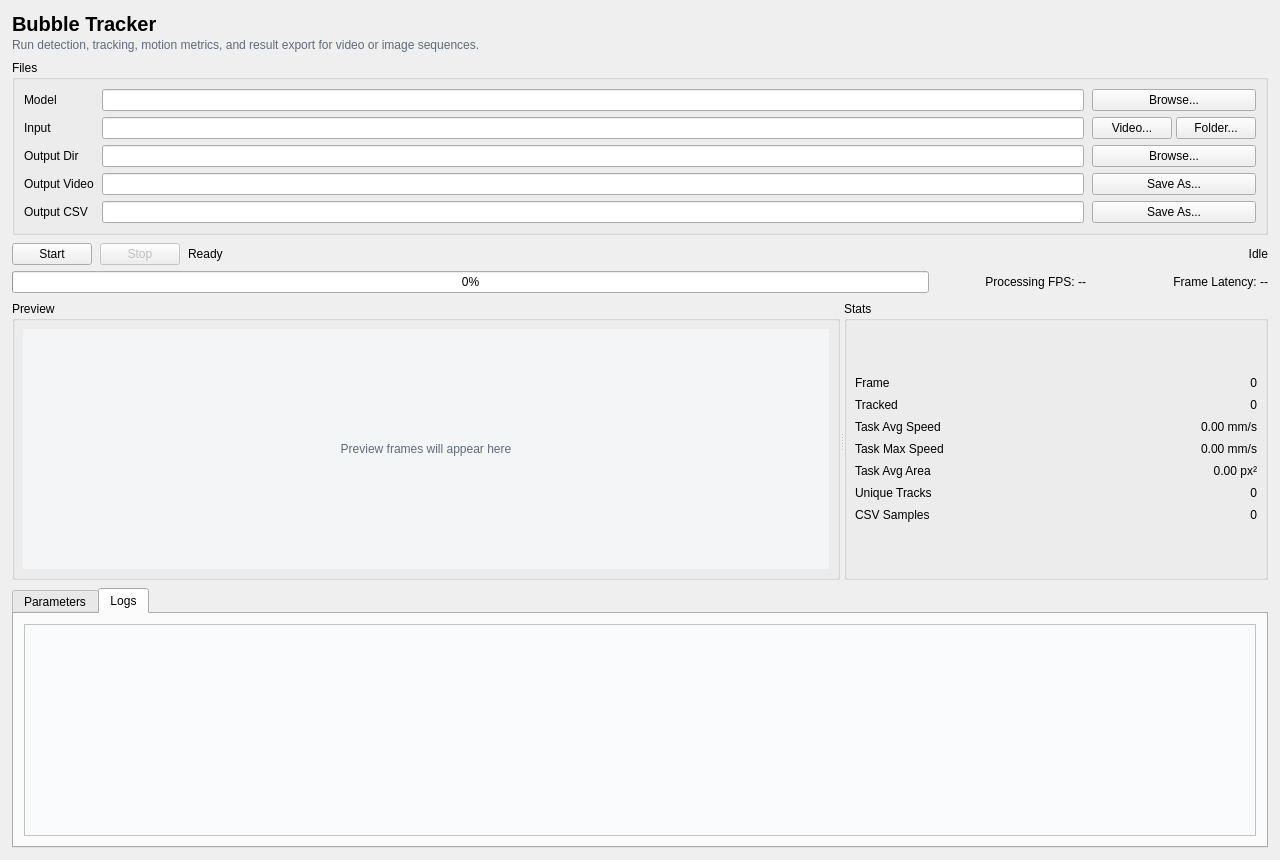
<?xml version="1.0" encoding="UTF-8"?>
<ui version="4.0">
 <class>MainWindow</class>
 <widget class="QMainWindow" name="MainWindow">
  <property name="geometry">
   <rect>
    <x>0</x>
    <y>0</y>
    <width>1280</width>
    <height>860</height>
   </rect>
  </property>
  <property name="minimumSize">
   <size>
    <width>1120</width>
    <height>760</height>
   </size>
  </property>
  <property name="windowTitle">
   <string>Bubble Tracker UI</string>
  </property>
  <widget class="QWidget" name="centralwidget">
   <layout class="QVBoxLayout" name="verticalLayout">
    <property name="spacing">
     <number>8</number>
    </property>
    <property name="leftMargin">
     <number>12</number>
    </property>
    <property name="topMargin">
     <number>12</number>
    </property>
    <property name="rightMargin">
     <number>12</number>
    </property>
    <property name="bottomMargin">
     <number>12</number>
    </property>
    <item>
     <layout class="QVBoxLayout" name="headerLayout">
      <property name="spacing">
       <number>2</number>
      </property>
      <item>
       <widget class="QLabel" name="headerTitle">
        <property name="styleSheet">
         <string notr="true">font-size: 15pt; font-weight: bold;</string>
        </property>
        <property name="text">
         <string>Bubble Tracker</string>
        </property>
       </widget>
      </item>
      <item>
       <widget class="QLabel" name="headerHint">
        <property name="styleSheet">
         <string notr="true">color: #5f6b7a;</string>
        </property>
        <property name="text">
         <string>Run detection, tracking, motion metrics, and result export for video or image sequences.</string>
        </property>
       </widget>
      </item>
     </layout>
    </item>
    <item>
     <widget class="QGroupBox" name="filesGroup">
      <property name="title">
       <string>Files</string>
      </property>
      <layout class="QGridLayout" name="filesGrid">
       <property name="horizontalSpacing">
        <number>8</number>
       </property>
       <property name="verticalSpacing">
        <number>6</number>
       </property>
       <item row="0" column="0">
        <widget class="QLabel" name="modelLabel">
         <property name="text">
          <string>Model</string>
         </property>
         <property name="buddy">
          <cstring>modelEdit</cstring>
         </property>
        </widget>
       </item>
       <item row="0" column="1">
        <widget class="QLineEdit" name="modelEdit"/>
       </item>
       <item row="0" column="2">
        <widget class="QPushButton" name="modelBrowseBtn">
         <property name="text">
          <string>Browse...</string>
         </property>
        </widget>
       </item>
       <item row="1" column="0">
        <widget class="QLabel" name="inputLabel">
         <property name="text">
          <string>Input</string>
         </property>
         <property name="buddy">
          <cstring>inputEdit</cstring>
         </property>
        </widget>
       </item>
       <item row="1" column="1">
        <widget class="QLineEdit" name="inputEdit"/>
       </item>
       <item row="1" column="2">
        <layout class="QHBoxLayout" name="inputButtonsLayout">
         <property name="spacing">
          <number>4</number>
         </property>
         <item>
          <widget class="QPushButton" name="inputFileBtn">
           <property name="text">
            <string>Video...</string>
           </property>
          </widget>
         </item>
         <item>
          <widget class="QPushButton" name="inputFolderBtn">
           <property name="text">
            <string>Folder...</string>
           </property>
          </widget>
         </item>
        </layout>
       </item>
       <item row="2" column="0">
        <widget class="QLabel" name="outputDirLabel">
         <property name="text">
          <string>Output Dir</string>
         </property>
         <property name="buddy">
          <cstring>outputDirEdit</cstring>
         </property>
        </widget>
       </item>
       <item row="2" column="1">
        <widget class="QLineEdit" name="outputDirEdit"/>
       </item>
       <item row="2" column="2">
        <widget class="QPushButton" name="outputDirBrowseBtn">
         <property name="text">
          <string>Browse...</string>
         </property>
        </widget>
       </item>
       <item row="3" column="0">
        <widget class="QLabel" name="outputVideoLabel">
         <property name="text">
          <string>Output Video</string>
         </property>
         <property name="buddy">
          <cstring>outputVideoEdit</cstring>
         </property>
        </widget>
       </item>
       <item row="3" column="1">
        <widget class="QLineEdit" name="outputVideoEdit"/>
       </item>
       <item row="3" column="2">
        <widget class="QPushButton" name="outputVideoSaveBtn">
         <property name="text">
          <string>Save As...</string>
         </property>
        </widget>
       </item>
       <item row="4" column="0">
        <widget class="QLabel" name="outputCsvLabel">
         <property name="text">
          <string>Output CSV</string>
         </property>
         <property name="buddy">
          <cstring>outputCsvEdit</cstring>
         </property>
        </widget>
       </item>
       <item row="4" column="1">
        <widget class="QLineEdit" name="outputCsvEdit"/>
       </item>
       <item row="4" column="2">
        <widget class="QPushButton" name="outputCsvSaveBtn">
         <property name="text">
          <string>Save As...</string>
         </property>
        </widget>
       </item>
      </layout>
     </widget>
    </item>
    <item>
     <layout class="QVBoxLayout" name="actionLayout">
      <property name="spacing">
       <number>6</number>
      </property>
      <item>
       <layout class="QHBoxLayout" name="actionRowLayout">
        <property name="spacing">
         <number>8</number>
        </property>
        <item>
         <widget class="QPushButton" name="startBtn">
          <property name="text">
           <string>Start</string>
          </property>
         </widget>
        </item>
        <item>
         <widget class="QPushButton" name="stopBtn">
          <property name="enabled">
           <bool>false</bool>
          </property>
          <property name="text">
           <string>Stop</string>
          </property>
         </widget>
        </item>
        <item>
         <widget class="QLabel" name="statusLabel">
          <property name="text">
           <string>Ready</string>
          </property>
         </widget>
        </item>
        <item>
         <spacer name="actionSpacer">
          <property name="orientation">
           <enum>Qt::Orientation::Horizontal</enum>
          </property>
          <property name="sizeHint" stdset="0">
           <size>
            <width>40</width>
            <height>20</height>
           </size>
          </property>
         </spacer>
        </item>
        <item>
         <widget class="QLabel" name="progressLabel">
          <property name="text">
           <string>Idle</string>
          </property>
          <property name="alignment">
           <set>Qt::AlignmentFlag::AlignRight|Qt::AlignmentFlag::AlignTrailing|Qt::AlignmentFlag::AlignVCenter</set>
          </property>
         </widget>
        </item>
       </layout>
      </item>
      <item>
       <layout class="QHBoxLayout" name="progressLayout">
        <property name="spacing">
         <number>12</number>
        </property>
        <item>
         <widget class="QProgressBar" name="progressBar">
          <property name="value">
           <number>0</number>
          </property>
         </widget>
        </item>
        <item>
         <widget class="QLabel" name="processingFpsLabel">
          <property name="minimumSize">
           <size>
            <width>145</width>
            <height>0</height>
           </size>
          </property>
          <property name="text">
           <string>Processing FPS: --</string>
          </property>
          <property name="alignment">
           <set>Qt::AlignmentFlag::AlignRight|Qt::AlignmentFlag::AlignTrailing|Qt::AlignmentFlag::AlignVCenter</set>
          </property>
         </widget>
        </item>
        <item>
         <widget class="QLabel" name="frameLatencyLabel">
          <property name="minimumSize">
           <size>
            <width>170</width>
            <height>0</height>
           </size>
          </property>
          <property name="text">
           <string>Frame Latency: --</string>
          </property>
          <property name="alignment">
           <set>Qt::AlignmentFlag::AlignRight|Qt::AlignmentFlag::AlignTrailing|Qt::AlignmentFlag::AlignVCenter</set>
          </property>
         </widget>
        </item>
       </layout>
      </item>
     </layout>
    </item>
    <item>
     <widget class="QSplitter" name="centerSplitter">
      <property name="orientation">
       <enum>Qt::Orientation::Horizontal</enum>
      </property>
      <property name="childrenCollapsible">
       <bool>false</bool>
      </property>
      <widget class="QGroupBox" name="previewGroup">
       <property name="title">
        <string>Preview</string>
       </property>
       <layout class="QVBoxLayout" name="previewLayout">
        <property name="leftMargin">
         <number>8</number>
        </property>
        <property name="topMargin">
         <number>8</number>
        </property>
        <property name="rightMargin">
         <number>8</number>
        </property>
        <property name="bottomMargin">
         <number>8</number>
        </property>
        <item>
         <widget class="QLabel" name="previewLabel">
          <property name="minimumSize">
           <size>
            <width>320</width>
            <height>240</height>
           </size>
          </property>
          <property name="styleSheet">
           <string notr="true">background-color: #f3f5f7; color: #5f6b7a;</string>
          </property>
          <property name="text">
           <string>Preview frames will appear here</string>
          </property>
          <property name="scaledContents">
           <bool>false</bool>
          </property>
          <property name="alignment">
           <set>Qt::AlignmentFlag::AlignCenter</set>
          </property>
         </widget>
        </item>
       </layout>
      </widget>
      <widget class="QGroupBox" name="statsGroup">
       <property name="title">
        <string>Stats</string>
       </property>
       <layout class="QFormLayout" name="statsForm">
        <property name="labelAlignment">
         <set>Qt::AlignmentFlag::AlignLeading|Qt::AlignmentFlag::AlignLeft|Qt::AlignmentFlag::AlignVCenter</set>
        </property>
        <property name="formAlignment">
         <set>Qt::AlignmentFlag::AlignRight|Qt::AlignmentFlag::AlignTrailing|Qt::AlignmentFlag::AlignVCenter</set>
        </property>
        <property name="horizontalSpacing">
         <number>8</number>
        </property>
        <property name="verticalSpacing">
         <number>8</number>
        </property>
        <property name="leftMargin">
         <number>8</number>
        </property>
        <property name="topMargin">
         <number>8</number>
        </property>
        <property name="rightMargin">
         <number>8</number>
        </property>
        <property name="bottomMargin">
         <number>8</number>
        </property>
        <item row="0" column="0">
         <widget class="QLabel" name="frameLabel">
          <property name="text">
           <string>Frame</string>
          </property>
         </widget>
        </item>
        <item row="0" column="1">
         <widget class="QLabel" name="frameValue">
          <property name="text">
           <string>0</string>
          </property>
          <property name="alignment">
           <set>Qt::AlignmentFlag::AlignRight|Qt::AlignmentFlag::AlignTrailing|Qt::AlignmentFlag::AlignVCenter</set>
          </property>
         </widget>
        </item>
        <item row="1" column="0">
         <widget class="QLabel" name="trackedLabel">
          <property name="text">
           <string>Tracked</string>
          </property>
         </widget>
        </item>
        <item row="1" column="1">
         <widget class="QLabel" name="trackedValue">
          <property name="text">
           <string>0</string>
          </property>
          <property name="alignment">
           <set>Qt::AlignmentFlag::AlignRight|Qt::AlignmentFlag::AlignTrailing|Qt::AlignmentFlag::AlignVCenter</set>
          </property>
         </widget>
        </item>
        <item row="2" column="0">
         <widget class="QLabel" name="avgSpeedLabel">
          <property name="text">
           <string>Task Avg Speed</string>
          </property>
         </widget>
        </item>
        <item row="2" column="1">
         <widget class="QLabel" name="avgSpeedValue">
          <property name="text">
           <string>0.00 mm/s</string>
          </property>
          <property name="alignment">
           <set>Qt::AlignmentFlag::AlignRight|Qt::AlignmentFlag::AlignTrailing|Qt::AlignmentFlag::AlignVCenter</set>
          </property>
         </widget>
        </item>
        <item row="3" column="0">
         <widget class="QLabel" name="maxSpeedLabel">
          <property name="text">
           <string>Task Max Speed</string>
          </property>
         </widget>
        </item>
        <item row="3" column="1">
         <widget class="QLabel" name="maxSpeedValue">
          <property name="text">
           <string>0.00 mm/s</string>
          </property>
          <property name="alignment">
           <set>Qt::AlignmentFlag::AlignRight|Qt::AlignmentFlag::AlignTrailing|Qt::AlignmentFlag::AlignVCenter</set>
          </property>
         </widget>
        </item>
        <item row="4" column="0">
         <widget class="QLabel" name="avgAreaLabel">
          <property name="text">
           <string>Task Avg Area</string>
          </property>
         </widget>
        </item>
        <item row="4" column="1">
         <widget class="QLabel" name="avgAreaValue">
          <property name="text">
           <string>0.00 px²</string>
          </property>
          <property name="alignment">
           <set>Qt::AlignmentFlag::AlignRight|Qt::AlignmentFlag::AlignTrailing|Qt::AlignmentFlag::AlignVCenter</set>
          </property>
         </widget>
        </item>
        <item row="5" column="0">
         <widget class="QLabel" name="uniqueTracksLabel">
          <property name="text">
           <string>Unique Tracks</string>
          </property>
         </widget>
        </item>
        <item row="5" column="1">
         <widget class="QLabel" name="uniqueTracksValue">
          <property name="text">
           <string>0</string>
          </property>
          <property name="alignment">
           <set>Qt::AlignmentFlag::AlignRight|Qt::AlignmentFlag::AlignTrailing|Qt::AlignmentFlag::AlignVCenter</set>
          </property>
         </widget>
        </item>
        <item row="6" column="0">
         <widget class="QLabel" name="csvSamplesLabel">
          <property name="text">
           <string>CSV Samples</string>
          </property>
         </widget>
        </item>
        <item row="6" column="1">
         <widget class="QLabel" name="csvSamplesValue">
          <property name="text">
           <string>0</string>
          </property>
          <property name="alignment">
           <set>Qt::AlignmentFlag::AlignRight|Qt::AlignmentFlag::AlignTrailing|Qt::AlignmentFlag::AlignVCenter</set>
          </property>
         </widget>
        </item>
       </layout>
      </widget>
     </widget>
    </item>
    <item>
     <widget class="QTabWidget" name="tabWidget">
      <property name="currentIndex">
       <number>1</number>
      </property>
      <widget class="QWidget" name="paramsTab">
       <attribute name="title">
        <string>Parameters</string>
       </attribute>
       <layout class="QVBoxLayout" name="paramsTabLayout">
        <property name="leftMargin">
         <number>0</number>
        </property>
        <property name="topMargin">
         <number>0</number>
        </property>
        <property name="rightMargin">
         <number>0</number>
        </property>
        <property name="bottomMargin">
         <number>0</number>
        </property>
        <item>
         <widget class="QScrollArea" name="paramsScrollArea">
          <property name="frameShape">
           <enum>QFrame::Shape::NoFrame</enum>
          </property>
          <property name="widgetResizable">
           <bool>true</bool>
          </property>
          <widget class="QWidget" name="paramsScrollWidget">
           <property name="geometry">
            <rect>
             <x>0</x>
             <y>0</y>
             <width>1238</width>
             <height>372</height>
            </rect>
           </property>
           <layout class="QHBoxLayout" name="paramsColumnsLayout">
            <property name="spacing">
             <number>12</number>
            </property>
            <property name="leftMargin">
             <number>10</number>
            </property>
            <property name="topMargin">
             <number>10</number>
            </property>
            <property name="rightMargin">
             <number>10</number>
            </property>
            <property name="bottomMargin">
             <number>10</number>
            </property>
            <item>
             <widget class="QGroupBox" name="detectionGroup">
              <property name="title">
               <string>Detection</string>
              </property>
              <layout class="QFormLayout" name="detectionForm">
               <property name="labelAlignment">
                <set>Qt::AlignmentFlag::AlignLeading|Qt::AlignmentFlag::AlignLeft|Qt::AlignmentFlag::AlignVCenter</set>
               </property>
               <property name="horizontalSpacing">
                <number>10</number>
               </property>
               <property name="verticalSpacing">
                <number>8</number>
               </property>
               <item row="0" column="0">
                <widget class="QLabel" name="trackerLabel">
                 <property name="text">
                  <string>Tracker</string>
                 </property>
                 <property name="buddy">
                  <cstring>trackerCombo</cstring>
                 </property>
                </widget>
               </item>
               <item row="0" column="1">
                <widget class="QComboBox" name="trackerCombo">
                 <property name="sizePolicy">
                  <sizepolicy hsizetype="Expanding" vsizetype="Fixed">
                   <horstretch>0</horstretch>
                   <verstretch>0</verstretch>
                  </sizepolicy>
                 </property>
                 <item>
                  <property name="text">
                   <string>botsort</string>
                  </property>
                 </item>
                 <item>
                  <property name="text">
                   <string>bytetrack</string>
                  </property>
                 </item>
                </widget>
               </item>
               <item row="1" column="0">
                <widget class="QLabel" name="deviceLabel">
                 <property name="text">
                  <string>Device</string>
                 </property>
                 <property name="buddy">
                  <cstring>deviceCombo</cstring>
                 </property>
                </widget>
               </item>
               <item row="1" column="1">
                <widget class="QComboBox" name="deviceCombo">
                 <property name="sizePolicy">
                  <sizepolicy hsizetype="Expanding" vsizetype="Fixed">
                   <horstretch>0</horstretch>
                   <verstretch>0</verstretch>
                  </sizepolicy>
                 </property>
                 <item>
                  <property name="text">
                   <string>auto</string>
                  </property>
                 </item>
                 <item>
                  <property name="text">
                   <string>cpu</string>
                  </property>
                 </item>
                 <item>
                  <property name="text">
                   <string>cuda:0</string>
                  </property>
                 </item>
                </widget>
               </item>
               <item row="2" column="0">
                <widget class="QLabel" name="confidenceLabel">
                 <property name="text">
                  <string>Confidence</string>
                 </property>
                 <property name="buddy">
                  <cstring>confidenceSpin</cstring>
                 </property>
                </widget>
               </item>
               <item row="2" column="1">
                <widget class="QDoubleSpinBox" name="confidenceSpin">
                 <property name="decimals">
                  <number>2</number>
                 </property>
                 <property name="minimum">
                  <double>0.010000000000000</double>
                 </property>
                 <property name="maximum">
                  <double>1.000000000000000</double>
                 </property>
                 <property name="singleStep">
                  <double>0.050000000000000</double>
                 </property>
                 <property name="value">
                  <double>0.100000000000000</double>
                 </property>
                </widget>
               </item>
               <item row="3" column="0">
                <widget class="QLabel" name="nmsIouLabel">
                 <property name="text">
                  <string>NMS IoU</string>
                 </property>
                 <property name="buddy">
                  <cstring>nmsIouSpin</cstring>
                 </property>
                </widget>
               </item>
               <item row="3" column="1">
                <widget class="QDoubleSpinBox" name="nmsIouSpin">
                 <property name="decimals">
                  <number>2</number>
                 </property>
                 <property name="minimum">
                  <double>0.010000000000000</double>
                 </property>
                 <property name="maximum">
                  <double>1.000000000000000</double>
                 </property>
                 <property name="singleStep">
                  <double>0.050000000000000</double>
                 </property>
                 <property name="value">
                  <double>0.450000000000000</double>
                 </property>
                </widget>
               </item>
               <item row="4" column="0">
                <widget class="QLabel" name="maskMatchIouLabel">
                 <property name="text">
                  <string>Mask Match IoU</string>
                 </property>
                 <property name="buddy">
                  <cstring>maskMatchIouSpin</cstring>
                 </property>
                </widget>
               </item>
               <item row="4" column="1">
                <widget class="QDoubleSpinBox" name="maskMatchIouSpin">
                 <property name="decimals">
                  <number>2</number>
                 </property>
                 <property name="minimum">
                  <double>0.010000000000000</double>
                 </property>
                 <property name="maximum">
                  <double>1.000000000000000</double>
                 </property>
                 <property name="singleStep">
                  <double>0.050000000000000</double>
                 </property>
                 <property name="value">
                  <double>0.100000000000000</double>
                 </property>
                </widget>
               </item>
               <item row="5" column="0">
                <widget class="QLabel" name="matchThreshLabel">
                 <property name="text">
                  <string>Match Thresh</string>
                 </property>
                 <property name="buddy">
                  <cstring>matchThreshSpin</cstring>
                 </property>
                </widget>
               </item>
               <item row="5" column="1">
                <widget class="QDoubleSpinBox" name="matchThreshSpin">
                 <property name="decimals">
                  <number>2</number>
                 </property>
                 <property name="minimum">
                  <double>0.010000000000000</double>
                 </property>
                 <property name="maximum">
                  <double>1.000000000000000</double>
                 </property>
                 <property name="singleStep">
                  <double>0.050000000000000</double>
                 </property>
                 <property name="value">
                  <double>0.800000000000000</double>
                 </property>
                </widget>
               </item>
               <item row="6" column="0">
                <widget class="QLabel" name="inputWidthLabel">
                 <property name="text">
                  <string>Input Width</string>
                 </property>
                 <property name="buddy">
                  <cstring>inputWidthSpin</cstring>
                 </property>
                </widget>
               </item>
               <item row="6" column="1">
                <widget class="QSpinBox" name="inputWidthSpin">
                 <property name="minimum">
                  <number>32</number>
                 </property>
                 <property name="maximum">
                  <number>4096</number>
                 </property>
                 <property name="singleStep">
                  <number>32</number>
                 </property>
                 <property name="value">
                  <number>640</number>
                 </property>
                </widget>
               </item>
               <item row="7" column="0">
                <widget class="QLabel" name="inputHeightLabel">
                 <property name="text">
                  <string>Input Height</string>
                 </property>
                 <property name="buddy">
                  <cstring>inputHeightSpin</cstring>
                 </property>
                </widget>
               </item>
               <item row="7" column="1">
                <widget class="QSpinBox" name="inputHeightSpin">
                 <property name="minimum">
                  <number>32</number>
                 </property>
                 <property name="maximum">
                  <number>4096</number>
                 </property>
                 <property name="singleStep">
                  <number>32</number>
                 </property>
                 <property name="value">
                  <number>640</number>
                 </property>
                </widget>
               </item>
              </layout>
             </widget>
            </item>
            <item>
             <widget class="QGroupBox" name="motionGroup">
              <property name="title">
               <string>Motion</string>
              </property>
              <layout class="QVBoxLayout" name="motionLayout">
               <property name="spacing">
                <number>0</number>
               </property>
               <item>
                <layout class="QFormLayout" name="motionForm">
                 <property name="labelAlignment">
                  <set>Qt::AlignmentFlag::AlignLeading|Qt::AlignmentFlag::AlignLeft|Qt::AlignmentFlag::AlignVCenter</set>
                 </property>
                 <property name="horizontalSpacing">
                  <number>10</number>
                 </property>
                 <property name="verticalSpacing">
                  <number>8</number>
                 </property>
                 <item row="0" column="0">
                  <widget class="QLabel" name="fpsLabel">
                   <property name="text">
                    <string>FPS</string>
                   </property>
                   <property name="buddy">
                    <cstring>fpsSpin</cstring>
                   </property>
                  </widget>
                 </item>
                 <item row="0" column="1">
                  <widget class="QDoubleSpinBox" name="fpsSpin">
                   <property name="decimals">
                    <number>3</number>
                   </property>
                   <property name="minimum">
                    <double>0.001000000000000</double>
                   </property>
                   <property name="maximum">
                    <double>9999.000000000000000</double>
                   </property>
                   <property name="singleStep">
                    <double>1.000000000000000</double>
                   </property>
                   <property name="value">
                    <double>30.000000000000000</double>
                   </property>
                  </widget>
                 </item>
                 <item row="1" column="0">
                  <widget class="QLabel" name="pixelScaleLabel">
                   <property name="text">
                    <string>Pixel Scale</string>
                   </property>
                   <property name="buddy">
                    <cstring>pixelScaleSpin</cstring>
                   </property>
                  </widget>
                 </item>
                 <item row="1" column="1">
                  <widget class="QDoubleSpinBox" name="pixelScaleSpin">
                   <property name="decimals">
                    <number>4</number>
                   </property>
                   <property name="minimum">
                    <double>0.000100000000000</double>
                   </property>
                   <property name="maximum">
                    <double>999999.000000000000000</double>
                   </property>
                   <property name="singleStep">
                    <double>0.100000000000000</double>
                   </property>
                   <property name="value">
                    <double>1.000000000000000</double>
                   </property>
                  </widget>
                 </item>
                 <item row="2" column="0">
                  <widget class="QLabel" name="distanceUnitLabel">
                   <property name="text">
                    <string>Distance Unit</string>
                   </property>
                   <property name="buddy">
                    <cstring>distanceUnitEdit</cstring>
                   </property>
                  </widget>
                 </item>
                 <item row="2" column="1">
                  <widget class="QLineEdit" name="distanceUnitEdit">
                   <property name="text">
                    <string>mm</string>
                   </property>
                  </widget>
                 </item>
                 <item row="3" column="0">
                  <widget class="QLabel" name="speedGapLabel">
                   <property name="text">
                    <string>Speed Frame Gap</string>
                   </property>
                   <property name="buddy">
                    <cstring>speedGapSpin</cstring>
                   </property>
                  </widget>
                 </item>
                 <item row="3" column="1">
                  <widget class="QSpinBox" name="speedGapSpin">
                   <property name="minimum">
                    <number>1</number>
                   </property>
                   <property name="maximum">
                    <number>9999</number>
                   </property>
                   <property name="value">
                    <number>1</number>
                   </property>
                  </widget>
                 </item>
                 <item row="4" column="0">
                  <widget class="QLabel" name="minTrackFramesLabel">
                   <property name="text">
                    <string>Min Track Frames</string>
                   </property>
                   <property name="buddy">
                    <cstring>minTrackFramesSpin</cstring>
                   </property>
                  </widget>
                 </item>
                 <item row="4" column="1">
                  <widget class="QSpinBox" name="minTrackFramesSpin">
                   <property name="minimum">
                    <number>1</number>
                   </property>
                   <property name="maximum">
                    <number>9999</number>
                   </property>
                   <property name="value">
                    <number>5</number>
                   </property>
                  </widget>
                 </item>
                 <item row="5" column="0">
                  <widget class="QLabel" name="maxTurnAngleLabel">
                   <property name="text">
                    <string>Max Turn Angle</string>
                   </property>
                   <property name="buddy">
                    <cstring>maxTurnAngleSpin</cstring>
                   </property>
                  </widget>
                 </item>
                 <item row="5" column="1">
                  <widget class="QDoubleSpinBox" name="maxTurnAngleSpin">
                   <property name="decimals">
                    <number>1</number>
                   </property>
                   <property name="minimum">
                    <double>0.100000000000000</double>
                   </property>
                   <property name="maximum">
                    <double>180.000000000000000</double>
                   </property>
                   <property name="singleStep">
                    <double>5.000000000000000</double>
                   </property>
                   <property name="value">
                    <double>120.000000000000000</double>
                   </property>
                  </widget>
                 </item>
                 <item row="6" column="0">
                  <widget class="QLabel" name="edgeMarginLabel">
                   <property name="text">
                    <string>Edge Margin (px)</string>
                   </property>
                   <property name="buddy">
                    <cstring>edgeMarginSpin</cstring>
                   </property>
                  </widget>
                 </item>
                 <item row="6" column="1">
                  <widget class="QDoubleSpinBox" name="edgeMarginSpin">
                   <property name="decimals">
                    <number>1</number>
                   </property>
                   <property name="minimum">
                    <double>0.000000000000000</double>
                   </property>
                   <property name="maximum">
                    <double>99999.000000000000000</double>
                   </property>
                   <property name="singleStep">
                    <double>1.000000000000000</double>
                   </property>
                   <property name="value">
                    <double>0.000000000000000</double>
                   </property>
                  </widget>
                 </item>
                 <item row="7" column="0">
                  <widget class="QLabel" name="trailLengthLabel">
                   <property name="text">
                    <string>Trail Length</string>
                   </property>
                   <property name="buddy">
                    <cstring>trailLengthSpin</cstring>
                   </property>
                  </widget>
                 </item>
                 <item row="7" column="1">
                  <widget class="QSpinBox" name="trailLengthSpin">
                   <property name="minimum">
                    <number>2</number>
                   </property>
                   <property name="maximum">
                    <number>9999</number>
                   </property>
                   <property name="value">
                    <number>24</number>
                   </property>
                  </widget>
                 </item>
                 <item row="8" column="0">
                  <widget class="QLabel" name="previewStrideLabel">
                   <property name="text">
                    <string>Preview Stride</string>
                   </property>
                   <property name="buddy">
                    <cstring>previewStrideSpin</cstring>
                   </property>
                  </widget>
                 </item>
                 <item row="8" column="1">
                  <widget class="QSpinBox" name="previewStrideSpin">
                   <property name="minimum">
                    <number>1</number>
                   </property>
                   <property name="maximum">
                    <number>9999</number>
                   </property>
                   <property name="value">
                    <number>5</number>
                   </property>
                  </widget>
                 </item>
                 <item row="9" column="0">
                  <widget class="QLabel" name="maxHistoryGapLabel">
                   <property name="text">
                    <string>Max History Gap</string>
                   </property>
                   <property name="buddy">
                    <cstring>maxHistoryGapSpin</cstring>
                   </property>
                  </widget>
                 </item>
                 <item row="9" column="1">
                  <widget class="QSpinBox" name="maxHistoryGapSpin">
                   <property name="minimum">
                    <number>1</number>
                   </property>
                   <property name="maximum">
                    <number>9999</number>
                   </property>
                   <property name="value">
                    <number>10</number>
                   </property>
                  </widget>
                 </item>
                </layout>
               </item>
               <item>
                <widget class="QCheckBox" name="showSpeedTextCheck">
                 <property name="text">
                  <string>Show speed labels</string>
                 </property>
                </widget>
               </item>
              </layout>
             </widget>
            </item>
           </layout>
          </widget>
         </widget>
        </item>
       </layout>
      </widget>
      <widget class="QWidget" name="logsTab">
       <attribute name="title">
        <string>Logs</string>
       </attribute>
       <layout class="QVBoxLayout" name="logsTabLayout">
        <property name="leftMargin">
         <number>10</number>
        </property>
        <property name="topMargin">
         <number>10</number>
        </property>
        <property name="rightMargin">
         <number>10</number>
        </property>
        <property name="bottomMargin">
         <number>10</number>
        </property>
        <item>
         <widget class="QTextEdit" name="logsText">
          <property name="styleSheet">
           <string notr="true">background-color: #fafbfc;</string>
          </property>
          <property name="readOnly">
           <bool>true</bool>
          </property>
         </widget>
        </item>
       </layout>
      </widget>
     </widget>
    </item>
   </layout>
  </widget>
 </widget>
 <tabstops>
  <tabstop>modelEdit</tabstop>
  <tabstop>modelBrowseBtn</tabstop>
  <tabstop>inputEdit</tabstop>
  <tabstop>inputFileBtn</tabstop>
  <tabstop>inputFolderBtn</tabstop>
  <tabstop>outputDirEdit</tabstop>
  <tabstop>outputDirBrowseBtn</tabstop>
  <tabstop>outputVideoEdit</tabstop>
  <tabstop>outputVideoSaveBtn</tabstop>
  <tabstop>outputCsvEdit</tabstop>
  <tabstop>outputCsvSaveBtn</tabstop>
  <tabstop>startBtn</tabstop>
  <tabstop>stopBtn</tabstop>
  <tabstop>progressBar</tabstop>
  <tabstop>centerSplitter</tabstop>
  <tabstop>tabWidget</tabstop>
  <tabstop>paramsScrollArea</tabstop>
  <tabstop>trackerCombo</tabstop>
  <tabstop>deviceCombo</tabstop>
  <tabstop>confidenceSpin</tabstop>
  <tabstop>nmsIouSpin</tabstop>
  <tabstop>maskMatchIouSpin</tabstop>
  <tabstop>matchThreshSpin</tabstop>
  <tabstop>inputWidthSpin</tabstop>
  <tabstop>inputHeightSpin</tabstop>
  <tabstop>fpsSpin</tabstop>
  <tabstop>pixelScaleSpin</tabstop>
  <tabstop>distanceUnitEdit</tabstop>
  <tabstop>speedGapSpin</tabstop>
  <tabstop>minTrackFramesSpin</tabstop>
  <tabstop>maxTurnAngleSpin</tabstop>
  <tabstop>edgeMarginSpin</tabstop>
  <tabstop>trailLengthSpin</tabstop>
  <tabstop>maxHistoryGapSpin</tabstop>
  <tabstop>previewStrideSpin</tabstop>
  <tabstop>showSpeedTextCheck</tabstop>
  <tabstop>logsText</tabstop>
 </tabstops>
 <resources/>
 <connections/>
</ui>
